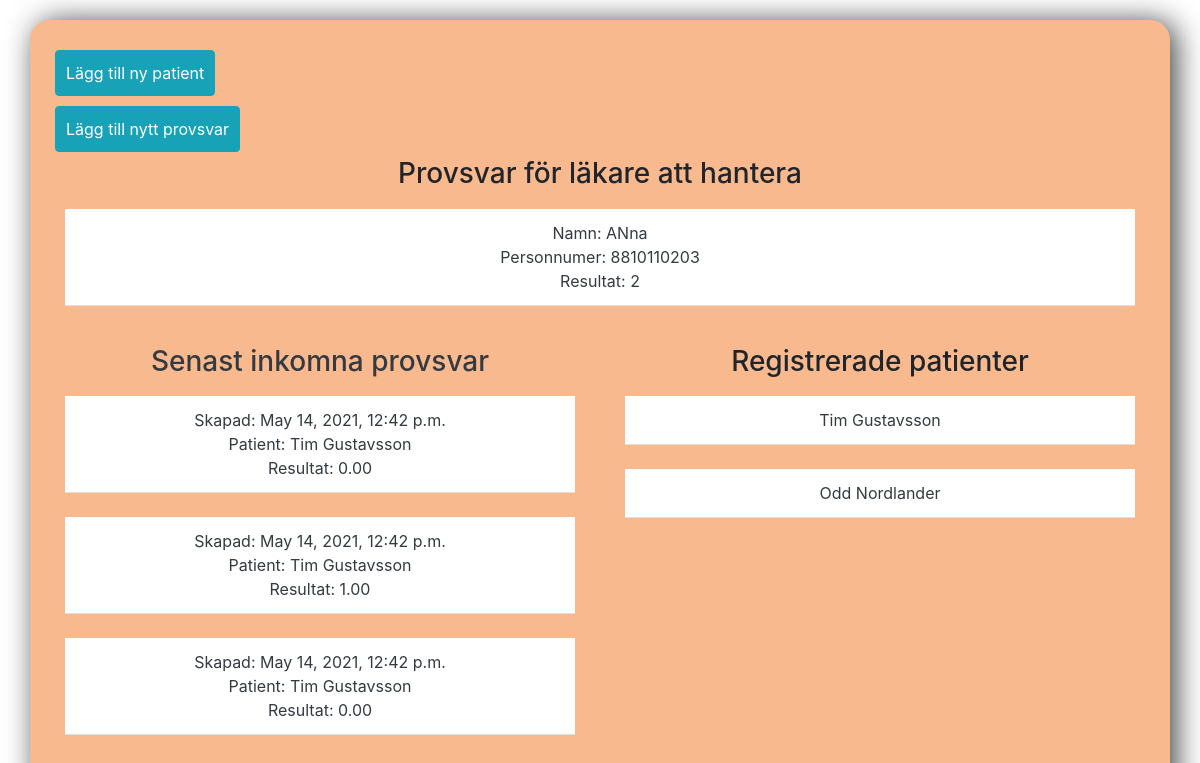
The app's page /, older data.
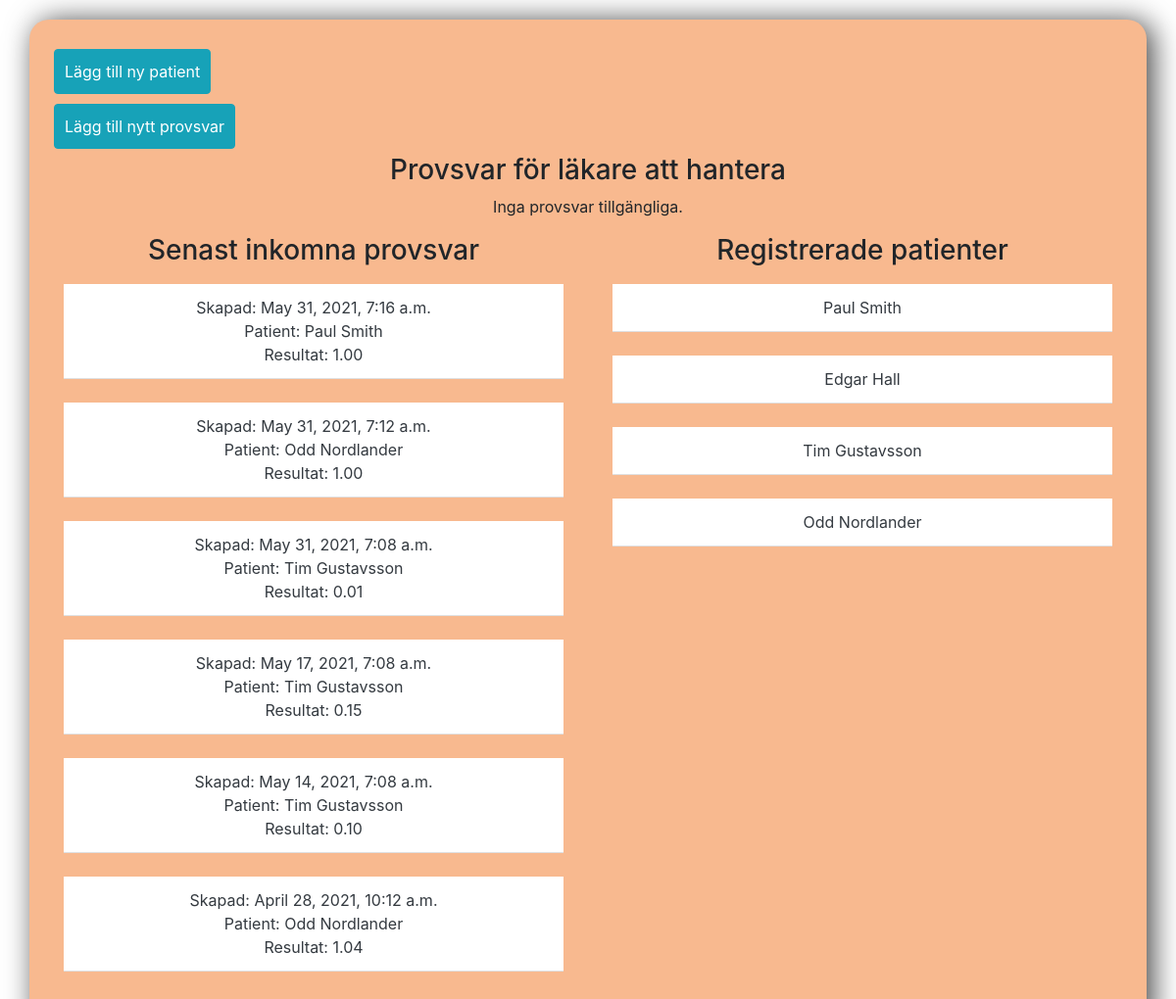
The same page, newer data.
### psa/models.py (models this page shows, shortened)
class Hantera(models.Model):
	ssn = models.BigIntegerField(validators=[validate_ssn],primary_key=True, unique=True)
	name = models.CharField(max_length=150)
	result = models.CharField(max_length=150)
	class Meta:
		verbose_name_plural = "Hantera"

class Provsvar(models.Model):
	created = models.DateTimeField(auto_now_add=True)
	result = models.DecimalField(max_digits=5, decimal_places=2)
	done = models.CharField(max_length=100, default='False')
	ssn = models.ForeignKey(Patient, default='None', verbose_name="Kopplad patient", on_delete=models.SET_DEFAULT, validators=[validate_ssn, read_from_db])
	class Meta:
		verbose_name_plural = "Provsvar"

class Patient(models.Model):
	ssn = models.BigIntegerField(validators=[validate_ssn],primary_key=True, unique=True)
	namn = models.CharField(max_length=100)
	gata = models.CharField(max_length=50)
	postort = models.CharField(max_length=50)
	postnr = models.IntegerField(validators=[validate_postnr])
	mail = models.EmailField(max_length=50)
	operationsdatum = models.DateField()
	created = models.DateField(auto_now_add=True)
	kallelsedatum = models.DateField()
	class Meta:
		verbose_name_plural = "Patienter"
	def __str__(self):
		return self.namn

### psa/views.py (the view)
# urls.py: path('', views.IndexView.as_view(), name='index'),
class IndexView(generic.ListView):
    template_name = 'psa/index.html'
    context_object_name = 'latest_provsvar_list'
    def get_context_data(self, **kwargs):
        context = super(IndexView, self).get_context_data(**kwargs)
        context.update({
            'latest_provsvar_list': Provsvar.objects.order_by('-created')[:10],
            'patient_list': Patient.objects.order_by('-created'),
            'hantera_list': Hantera.objects.order_by('-ssn'),
        })
        return context
    def get_queryset(self):
        return Patient.objects.all(), Hantera.objects.all()

### psa/templates/psa/index.html (shortened to what this page needs)
{% load static %}
<link rel="stylesheet" href="https://cdn.jsdelivr.net/npm/bootstrap@4.6.0/dist/css/bootstrap.min.css">
<div class="center-column">
    <div class="box">
        <div class = "menu">
            <a class="btn btn-info" href="{% url 'psa:add_patient' %}">Lägg till ny patient</a>
            <a class="btn btn-info" href="{% url 'psa:add_provsvar' %}">Lägg till nytt provsvar</a>
        </div>
        <div class="row-sm">
            <div class = list>
                <h3>Provsvar för läkare att hantera</h3>
                {% if hantera_list %}
                    <ul class="list-group list-group-flush">
                    {% for hantera in hantera_list %}
                        <li class="list-group-item"><a href="{% url 'psa:hantera_detail' hantera.pk %}" class="text-dark">Namn: {{ hantera.name }}</br>Personnumer: {{ hantera.ssn }}</br>Resultat: {{ hantera.result }}</li><br>
                    {% endfor %}
                    </ul>
                {% else %}
                    <p>Inga provsvar tillgängliga.</p>
                {% endif %}
            </div>
            </div>
        <div class="row">
            <div class="col-sm">
                <div class = list>
                    <h3>Senast inkomna provsvar</h3>
                    {% if latest_provsvar_list %}
                        <ul class="list-group list-group-flush">
                        {% for provsvar in latest_provsvar_list %}
                            <li class="list-group-item"><a href="{% url 'psa:provsvar_detail' provsvar.id %}" class="text-dark">Skapad: {{ provsvar.created }}</br>Patient: {{ provsvar.ssn }}</br>Resultat: {{ provsvar.result }}</br></a></li><br>
                        {% endfor %}
                        </ul>
                    {% else %}
                        <p>Inga provsvar tillgängliga.</p>
                    {% endif %}
                </div>
            </div>
            <div class="col-sm">
            <div class = list>
                <h3>Registrerade patienter</h3>
                {% if patient_list %}
                    <ul class="list-group list-group-flush">
                    {% for patient in patient_list %}
                    <li class="list-group-item"><a href="{% url 'psa:patient_detail' patient.pk %}" class="text-dark">{{ patient.namn }}</a></li><br/>
                    {% endfor %}
                    </ul>
                {% else %}
                    <p>Inga patienter tillgängliga.</p>
                {% endif %}
            </div>
            </div>
        </div>
    </div>
</div>

Row changes from the older to the newer data that the page shows:
removed Hantera: name "ANna", ssn "8810110203", result "2"
removed Provsvar: created "May 14, 2021, 12:42 p.m.", ssn "Tim Gustavsson", result "0.00"
removed Provsvar: created "May 14, 2021, 12:42 p.m.", ssn "Tim Gustavsson", result "1.00"
removed Provsvar: created "May 14, 2021, 12:42 p.m.", ssn "Tim Gustavsson", result "0.00"
added Provsvar: created "May 31, 2021, 7:16 a.m.", ssn "Paul Smith", result "1.00"
added Provsvar: created "May 31, 2021, 7:12 a.m.", ssn "Odd Nordlander", result "1.00"
added Provsvar: created "May 31, 2021, 7:08 a.m.", ssn "Tim Gustavsson", result "0.01"
added Provsvar: created "May 17, 2021, 7:08 a.m.", ssn "Tim Gustavsson", result "0.15"
added Provsvar: created "May 14, 2021, 7:08 a.m.", ssn "Tim Gustavsson", result "0.10"
added Provsvar: created "April 28, 2021, 10:12 a.m.", ssn "Odd Nordlander", result "1.04"
added Patient: namn "Paul Smith"
added Patient: namn "Edgar Hall"
Text that changed along with them:
text now shown: "Inga provsvar tillgängliga."
